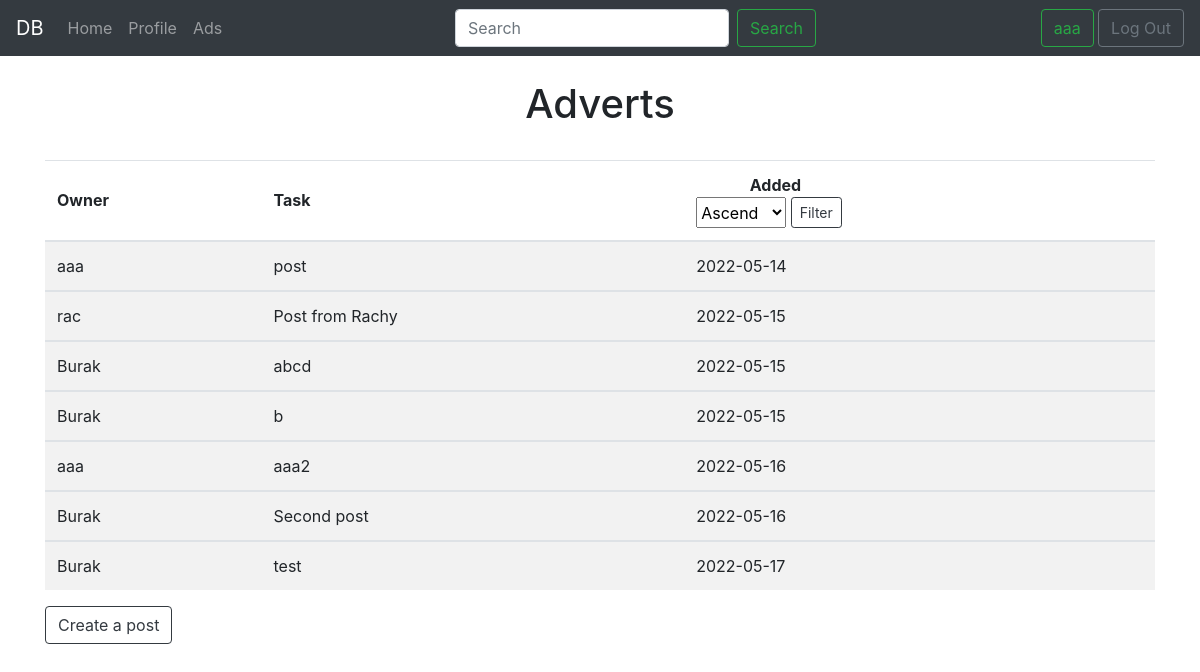
Screenshot of /ads (signed in) with the database file from the repository.
### app.py (models this page shows, shortened)
class User(db.Model, UserMixin):
    __tablename__ = 'user'
    id = db.Column(db.Integer, primary_key=True)
    email = db.Column(db.String(50), nullable=False, unique=True)
    first_name = db.Column(db.String(50), nullable=False)
    last_name = db.Column(db.String(50), nullable=False)
    password = db.Column(db.String(80), nullable=False)
    age = db.Column(db.Integer, nullable=False)
    gender = db.Column(db.String(30), nullable=False)
    location = db.Column(db.String(50), nullable=False)
    posts = db.relationship('Post', backref='user')

class Post(db.Model):
    id = db.Column(db.Integer, primary_key=True)
    content = db.Column(db.String(400), nullable=False)
    date_created = db.Column(db.DateTime, default=datetime.utcnow)
    user_id = db.Column(db.Integer, db.ForeignKey('user.id'))

### app.py (the view)
@app.route('/ads', methods=['GET'])
def ads():
    buttonValue = ""
    if request.args.get('filter'):
        if request.args.get('filter') == 'Asc':
            buttonValue = "Ascend"
            posts = Post.query.order_by(Post.date_created.asc()).all()
            return render_template(
                'ads.html',
                posts=posts,
                buttonValue=buttonValue)
        elif request.args.get('filter') == 'Desc':
            buttonValue = "Descend"
            posts = Post.query.order_by(Post.date_created.desc()).all()
            return render_template(
                'ads.html',
                posts=posts,
                buttonValue=buttonValue)
    else:
        posts = Post.query.order_by(Post.date_created.asc()).all()
        return render_template(
            'ads.html',
            posts=posts,
            buttonValue=buttonValue)

### app.py (called while the page is built)
@login_manager.user_loader
def load_user(user_id):
    return User.query.get(int(user_id))

### templates/ads.html (shortened to what this page needs)
{% extends 'base.html' %}
{% block body %}
    {% if current_user.is_authenticated %}
    <br>
        <h1 align="center">Adverts</h1>
    <br>
        {% if posts|length < 1 %}
            <h1>There is no post yet</h1>
            <a class="btn btn-primary" href="{{url_for('profile')}}">Create a post</a>
        {% else %}
            <div class="container">
                <table class="table table-striped">
                    <thead>
                        <tr>
                            <th style="padding-bottom: 2.5%;" scope="col">Owner</th>
                            <th style="padding-bottom: 2.5%;" scope="col">Task</th>
                            <th scope="col">
                                <span style="margin-left: 12%;">Added</span>
                                <form action="/ads" class="form-inline">
                                    <select style="height: 31px; margin-right: 1%;" name="filter" id="filter">
                                        {% if buttonValue ==  "Ascend" %}
                                            <option value="Asc">{{buttonValue}}</option>
                                            <option value="Desc">Descend</option>
                                        {% elif buttonValue ==  "Descend" %}
                                            <option value="Desc">{{buttonValue}}</option>
                                            <option value="Asc">Ascend</option>
                                        {% else %}
                                            <option value="Asc">Ascend</option>
                                        {% endif %}
                                    </select>
                                    <input
                                        class="btn btn-sm btn-outline-dark"
                                        type="submit"
                                        value="Filter">
                                </form>
                            </th>
                        </tr>
                    </thead>
                    {% for post in posts %}
                        <tbody>
                            <tr>
                                <td scope="row">{{ post.user.first_name }}</td>
                                <td scope="row">{{ post.content }}</td>
                                <td scope="row">{{ post.date_created.date() }}</td>
                            </tr>
                        </tbody>
                    {% endfor %}
                </table>
                <a class="btn btn-outline-dark" href="{{url_for('profile')}}">Create a post</a>
            </div>
        {% endif %}
    {% endif %}
{% endblock %}

### templates/base.html (shortened to what this page needs)
<!DOCTYPE html>
<html lang="en">
    <head>
        <link rel="stylesheet" href="https://cdn.jsdelivr.net/npm/bootstrap@4.0.0/dist/css/bootstrap.min.css">
    </head>
    <body>
        <nav class="navbar navbar-expand-lg navbar-dark bg-dark">
            <a class="navbar-brand" href="{{url_for('index')}}">DB</a>
            <div id="nav-menu" class="collapse navbar-collapse">
                <ul class="navbar-nav mr-auto">
                    <li class="nav-item">
                      <a class="nav-link" href="{{url_for('index')}}">Home</a>
                    </li>
                    <li class="nav-item">
                      <a class="nav-link" href="{{url_for('profile')}}">Profile</a>
                    </li>
                    <li class="nav-item">
                      <a class="nav-link" href="{{url_for('ads')}}">Ads</a>
                    </li>
                </ul>
                <ul class="navbar-nav">
                  <form
                  class="form-inline my-2 my-lg-0"
                  action="/search">
                    <input
                        class="form-control mr-sm-2"
                        type="search"
                        placeholder="Search"
                        aria-label="Search"
                        name="search">
                    <button
                        class="btn btn-outline-success my-2 my-sm-0"
                        type="submit">
                        Search
                    </button>
                  </form>
                </ul>
                <ul class="navbar-nav ml-auto">
                    {% if current_user.is_authenticated %}
                    <li class="nav-item">
                        <a class="btn btn-outline-success" href="{{url_for('profile')}}">{{current_user.first_name}}</a>
                        <a class="btn btn-outline-secondary" href="{{url_for('logout')}}">Log Out</a>
                    </li>
                    {% else %}
                    <li class="nav-item">
                        <a class="btn btn-success" href="{{url_for('login')}}">Sign In</a>
                        <a class="btn btn-outline-success" href="{{url_for('signup')}}">Sign Up</a>
                    </li>
                    {% endif %}
                </ul>
            </div>
          </nav>
        {% block body %}{% endblock %}
    </body>
</html>

### rows the page displays
User: first_name "aaa"
Post: user.first_name "aaa", content "post", date_created "2022-05-14"
Post: user.first_name "rac", content "Post from Rachy", date_created "2022-05-15"
Post: user.first_name "Burak", content "abcd", date_created "2022-05-15"
Post: user.first_name "Burak", content "b", date_created "2022-05-15"
Post: user.first_name "aaa", content "aaa2", date_created "2022-05-16"
Post: user.first_name "Burak", content "Second post", date_created "2022-05-16"
Post: user.first_name "Burak", content "test", date_created "2022-05-17"
